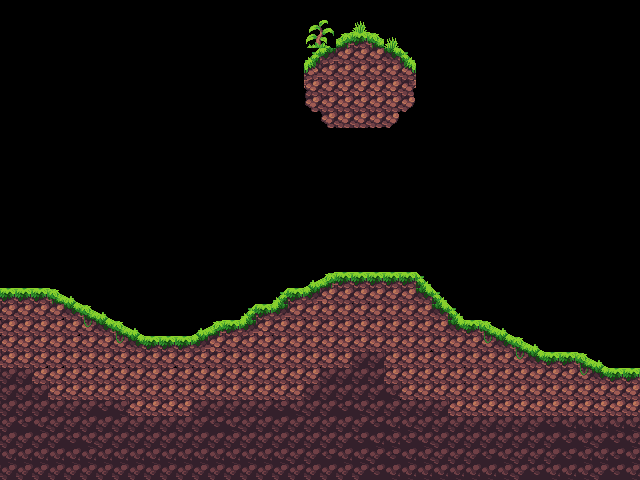

This game map was drawn from its Tiled (.tmx) file and the tilesets committed beside it. A one-line description and the full map source follow:
An orthogonal 40x30 tile map with 16x16 px tiles, 1 tile layer (Tla).

<map version="1.10" tiledversion="1.10.2" orientation="orthogonal" renderorder="right-down" width="40" height="30" tilewidth="16" tileheight="16" infinite="0" nextlayerid="2" nextobjectid="1">
 <editorsettings>
  <export target="map.json" format="json" />
 </editorsettings>
 <tileset firstgid="1" name="Assets" tilewidth="16" tileheight="16" tilecount="625" columns="25">
  <image source="Assets.png" width="400" height="400" />
 </tileset>
 <layer id="1" name="Tla" width="40" height="30">
  <data encoding="csv">
0,0,0,0,0,0,0,0,0,0,0,0,0,0,0,0,0,0,0,0,0,0,265,0,0,0,0,0,0,0,0,0,0,0,0,0,0,0,0,0,
0,0,0,0,0,0,0,0,0,0,0,0,0,0,0,0,0,0,0,17,18,265,14,291,0,0,0,0,0,0,0,0,0,0,0,0,0,0,0,0,
0,0,0,0,0,0,0,0,0,0,0,0,0,0,0,0,0,0,0,42,43,9,10,11,14,0,0,0,0,0,0,0,0,0,0,0,0,0,0,0,
0,0,0,0,0,0,0,0,0,0,0,0,0,0,0,0,0,0,0,32,33,29,29,29,37,38,520,492,0,0,0,0,0,0,0,0,0,0,0,0,
0,0,0,0,0,0,0,0,0,0,0,0,0,0,492,492,469,520,520,57,29,29,29,29,29,63,520,520,0,0,0,0,0,0,0,0,0,0,0,0,
0,0,0,0,0,0,0,0,0,0,0,0,492,0,0,492,492,520,520,158,29,303,303,53,53,160,520,520,516,0,0,0,0,0,0,0,0,0,0,0,
0,0,0,0,0,0,0,0,0,0,0,0,492,492,492,0,492,492,520,77,29,29,29,29,29,81,520,492,516,0,0,0,0,0,0,0,0,0,0,0,
0,0,0,0,0,0,0,0,0,0,0,0,0,0,492,492,492,492,290,520,103,29,29,104,331,520,520,516,0,0,0,0,0,0,0,0,0,0,0,0,
0,0,0,0,0,0,0,0,0,0,0,0,0,0,0,0,492,492,492,492,287,287,287,288,520,492,492,0,0,0,0,0,0,0,0,0,0,0,0,0,
0,0,0,0,0,0,0,0,0,0,516,516,516,516,516,516,516,516,516,516,492,492,492,516,516,516,0,0,0,0,0,0,0,0,0,0,0,0,0,0,
0,0,0,0,0,0,0,0,0,0,0,0,0,0,0,0,0,0,541,541,541,541,0,0,0,0,0,0,0,0,0,0,0,0,0,0,0,0,0,0,
0,0,0,0,0,0,0,0,0,0,0,0,0,0,0,0,0,0,0,0,0,0,0,0,0,0,0,0,0,0,0,0,0,0,0,0,0,0,0,0,
0,0,0,0,0,0,0,0,0,0,0,0,0,0,0,0,0,0,0,0,0,0,0,0,0,0,0,0,0,0,0,0,0,0,0,0,0,0,0,0,
0,0,0,0,0,0,0,0,0,0,0,0,0,0,0,0,0,0,0,0,0,0,0,0,0,0,0,0,0,0,0,0,0,0,0,0,0,0,0,0,
0,0,0,0,0,0,0,0,0,0,0,0,0,0,0,0,0,0,0,0,0,0,0,0,0,0,0,0,0,0,0,0,0,0,0,0,0,0,0,0,
0,0,0,0,0,0,0,0,0,0,0,0,0,0,0,0,0,0,0,0,0,0,0,0,0,0,0,0,0,0,0,0,0,0,0,0,0,0,0,0,
0,0,0,0,0,0,0,0,0,0,0,0,0,0,0,0,0,0,0,0,0,0,0,0,0,0,0,0,0,0,0,0,0,0,0,0,0,0,0,0,
0,0,0,0,0,0,0,0,0,0,0,0,0,0,0,0,0,0,0,8,9,4,4,4,4,4,38,0,0,0,0,0,0,0,0,0,0,0,0,0,
4,4,4,11,12,0,0,0,0,0,0,0,0,0,0,0,0,32,4,33,35,29,78,78,79,29,37,38,0,0,0,0,0,0,0,0,0,0,0,0,
78,78,79,80,37,11,12,0,0,0,0,0,0,0,0,32,4,33,78,78,79,79,79,78,78,29,29,37,38,0,0,0,0,0,0,0,0,0,0,0,
78,79,79,79,80,36,37,11,12,0,0,0,8,9,4,33,35,78,79,79,79,79,79,79,79,79,29,29,37,4,11,12,0,0,0,0,0,0,0,0,
79,79,79,79,78,78,79,36,37,4,4,4,33,35,78,78,79,79,79,79,79,79,79,79,79,79,80,78,79,29,36,37,11,12,0,0,0,0,0,0,
79,79,80,80,79,78,78,78,78,79,80,78,78,78,79,78,79,79,79,79,78,79,318,318,79,79,79,79,79,78,79,29,36,37,4,4,11,12,0,0,
318,318,79,79,79,79,79,79,79,79,78,78,78,79,79,79,79,79,79,79,318,318,318,318,79,79,79,79,79,78,79,79,79,79,79,29,36,37,4,4,
318,318,318,79,79,79,79,79,79,79,79,79,79,79,79,79,79,78,79,318,318,318,318,318,320,78,78,79,79,79,79,79,79,79,79,29,78,78,78,79,
318,318,318,318,318,318,319,320,79,79,79,79,318,318,318,318,318,319,320,318,318,319,320,318,318,318,318,318,79,79,79,79,79,79,79,79,79,79,79,79,
318,319,320,318,318,318,318,318,318,318,318,318,318,319,320,318,318,318,318,318,318,318,318,319,320,320,318,318,318,318,318,318,318,318,319,320,320,320,320,320,
318,318,318,318,319,320,318,318,318,318,318,318,318,318,318,318,318,318,318,318,318,318,319,320,320,319,320,318,318,318,318,318,318,318,318,319,320,318,319,320,
320,320,320,320,320,320,320,320,320,320,320,320,320,320,320,320,320,320,318,318,319,320,320,318,319,320,320,318,318,318,319,320,318,318,318,319,320,320,319,320,
318,318,318,318,318,318,318,318,318,318,318,318,318,318,318,318,318,318,318,318,318,318,318,319,320,320,320,320,320,320,320,320,318,319,320,320,320,318,319,320
</data>
 </layer>
</map>
